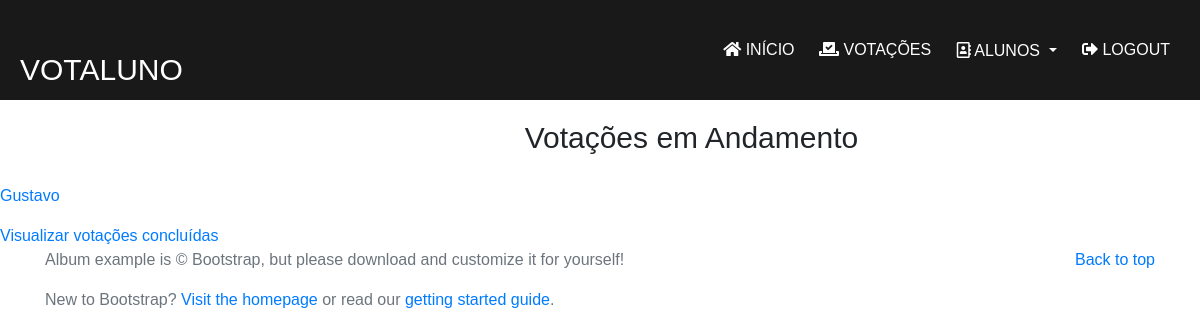
Before: /emAndamento/ (signed in) with the older database file.
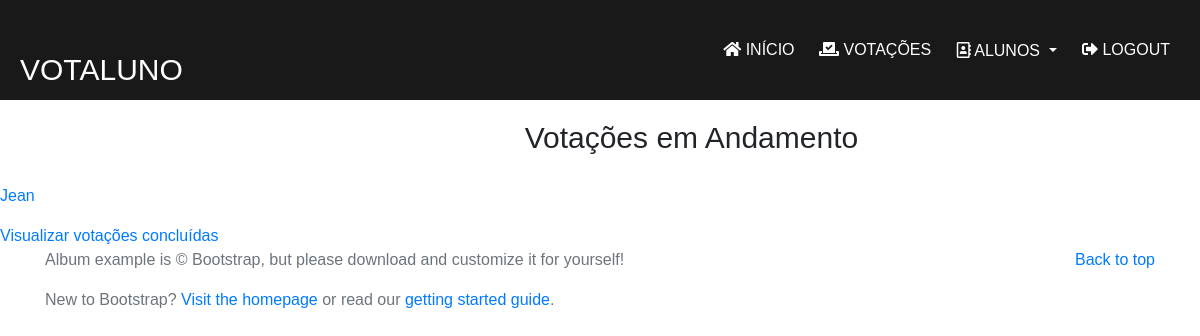
After: the same page with the newer database file.
### votacoes/models.py (models this page shows)
class Votacao(models.Model):
    aluno = models.ForeignKey(Aluno,on_delete=models.CASCADE)
    created_date = models.DateTimeField(default=now, editable=False)
    votosP = models.IntegerField(default=0)
    votosN = models.IntegerField(default=0)
    concluida = models.BooleanField(default=False)

class Aluno(models.Model):
    imagemAluno = models.ImageField(upload_to='images/alunos')
    nomeAluno = models.CharField(
        max_length=255,
        null=False,
        blank=False
    )
    cursoAluno = models.CharField(
        max_length=50,
        null=False,
        blank=False
    )
    turmaAluno = models.CharField(
        max_length=1,
        null=False,
        blank=False
    )
    cpfAluno = models.CharField(
        max_length=14,
        null=False,
        blank=False
    )
    serieAluno = models.IntegerField(
        null=False,
        blank=False,
    )

### votacoes/views.py (the view)
# urls.py: path('emAndamento/',views.emAndamento,name='emAndamento'),
@login_required
def emAndamento(request):
    context = {}
    votacoesEmAndamento = Votacao.objects.filter(concluida=False)
    context['votacoesEmAndamento'] = votacoesEmAndamento
    return render(request,'votacoes/emAndamento.html',context)

### votacoes/templates/votacoes/emAndamento.html
{% extends 'baseSite.html' %}
{% block content %}
{% if votacoesEmAndamento %}
    <h2>Votações em Andamento</h2>
    <ul>
    {% for Votacao in votacoesEmAndamento %}
        <li><a href="#">{{ Votacao.aluno.nomeAluno }}</a></li>
    {% endfor %}
    </ul>
    <a href="{% url 'concluidas' %}">Visualizar votações concluídas</a>
{% else %}
    <h2>Sem votações em andamento</h2>
    <a href="{% url 'concluidas' %}">Visualizar votações concluídas</a>
{% endif %}
{% endblock %}

Changed rows visible on the page:
no longer on this page (row edited): Votacao: aluno.nomeAluno "Gustavo"
added Votacao: aluno.nomeAluno "Jean"
